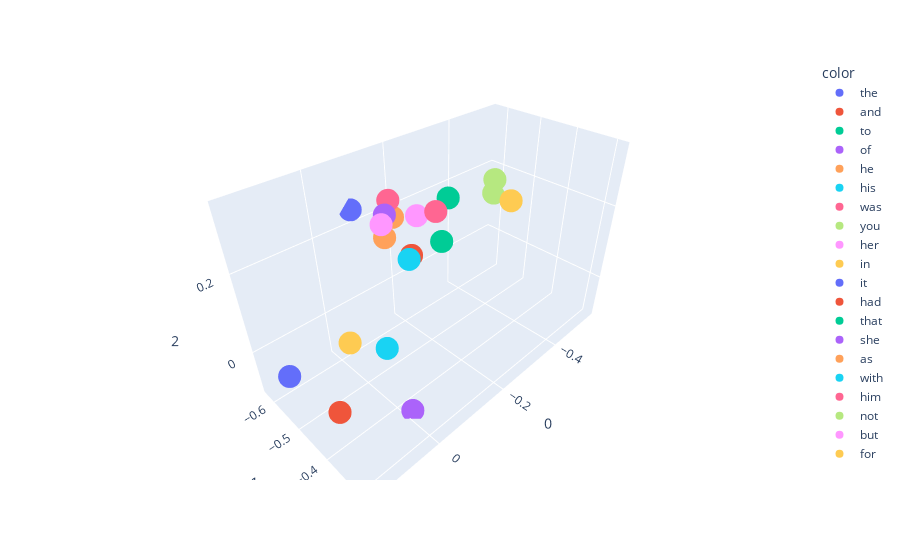

Write notebook code for a chart like this one.
### Code cell
import plotly.express as px
fig = px.scatter_3d(x[:20], x = 0, y = 1, z = 2, color=y[:20])
fig.show()

### Figure 1 — Plotly figure (JSON) as saved in the notebook; plotly's stock layout.template omitted (floating-point values rounded to 4 significant figures)
{"data": [{"hovertemplate": "color=the<br>0=%{x}<br>1=%{y}<br>2=%{z}<extra></extra>", "legendgroup": "the", "marker": {"color": "#636efa", "symbol": "circle"}, "mode": "markers", "name": "the", "scene": "scene", "showlegend": true, "type": "scatter3d", "x": [0.1446], "y": [-0.5704], "z": [-0.04312]}, {"hovertemplate": "color=and<br>0=%{x}<br>1=%{y}<br>2=%{z}<extra></extra>", "legendgroup": "and", "marker": {"color": "#EF553B", "symbol": "circle"}, "mode": "markers", "name": "and", "scene": "scene", "showlegend": true, "type": "scatter3d", "x": [0.157], "y": [-0.3591], "z": [0.03728]}, {"hovertemplate": "color=to<br>0=%{x}<br>1=%{y}<br>2=%{z}<extra></extra>", "legendgroup": "to", "marker": {"color": "#00cc96", "symbol": "circle"}, "mode": "markers", "name": "to", "scene": "scene", "showlegend": true, "type": "scatter3d", "x": [-0.318], "y": [-0.5638], "z": [0.2057]}, {"hovertemplate": "color=of<br>0=%{x}<br>1=%{y}<br>2=%{z}<extra></extra>", "legendgroup": "of", "marker": {"color": "#ab63fa", "symbol": "circle"}, "mode": "markers", "name": "of", "scene": "scene", "showlegend": true, "type": "scatter3d", "x": [-0.01086], "y": [-0.3632], "z": [-0.1062]}, {"hovertemplate": "color=he<br>0=%{x}<br>1=%{y}<br>2=%{z}<extra></extra>", "legendgroup": "he", "marker": {"color": "#FFA15A", "symbol": "circle"}, "mode": "markers", "name": "he", "scene": "scene", "showlegend": true, "type": "scatter3d", "x": [-0.1298], "y": [-0.5383], "z": [0.2392]}, {"hovertemplate": "color=his<br>0=%{x}<br>1=%{y}<br>2=%{z}<extra></extra>", "legendgroup": "his", "marker": {"color": "#19d3f3", "symbol": "circle"}, "mode": "markers", "name": "his", "scene": "scene", "showlegend": true, "type": "scatter3d", "x": [0.03366], "y": [-0.3003], "z": [0.3275]}, {"hovertemplate": "color=was<br>0=%{x}<br>1=%{y}<br>2=%{z}<extra></extra>", "legendgroup": "was", "marker": {"color": "#FF6692", "symbol": "circle"}, "mode": "markers", "name": "was", "scene": "scene", "showlegend": true, "type": "scatter3d", "x": [-0.1238], "y": [-0.4051], "z": [0.3065]}, {"hovertemplate": "color=you<br>0=%{x}<br>1=%{y}<br>2=%{z}<extra></extra>", "legendgroup": "you", "marker": {"color": "#B6E880", "symbol": "circle"}, "mode": "markers", "name": "you", "scene": "scene", "showlegend": true, "type": "scatter3d", "x": [-0.5451], "y": [-0.6119], "z": [0.1206]}, {"hovertemplate": "color=her<br>0=%{x}<br>1=%{y}<br>2=%{z}<extra></extra>", "legendgroup": "her", "marker": {"color": "#FF97FF", "symbol": "circle"}, "mode": "markers", "name": "her", "scene": "scene", "showlegend": true, "type": "scatter3d", "x": [0.008273], "y": [-0.3954], "z": [0.3373]}, {"hovertemplate": "color=in<br>0=%{x}<br>1=%{y}<br>2=%{z}<extra></extra>", "legendgroup": "in", "marker": {"color": "#FECB52", "symbol": "circle"}, "mode": "markers", "name": "in", "scene": "scene", "showlegend": true, "type": "scatter3d", "x": [0.06716], "y": [-0.4429], "z": [0.08562]}, {"hovertemplate": "color=it<br>0=%{x}<br>1=%{y}<br>2=%{z}<extra></extra>", "legendgroup": "it", "marker": {"color": "#636efa", "symbol": "circle"}, "mode": "markers", "name": "it", "scene": "scene", "showlegend": true, "type": "scatter3d", "x": [-0.09148], "y": [-0.6307], "z": [0.2357]}, {"hovertemplate": "color=had<br>0=%{x}<br>1=%{y}<br>2=%{z}<extra></extra>", "legendgroup": "had", "marker": {"color": "#EF553B", "symbol": "circle"}, "mode": "markers", "name": "had", "scene": "scene", "showlegend": true, "type": "scatter3d", "x": [-0.1411], "y": [-0.4972], "z": [0.1601]}, {"hovertemplate": "color=that<br>0=%{x}<br>1=%{y}<br>2=%{z}<extra></extra>", "legendgroup": "that", "marker": {"color": "#00cc96", "symbol": "circle"}, "mode": "markers", "name": "that", "scene": "scene", "showlegend": true, "type": "scatter3d", "x": [-0.3254], "y": [-0.5929], "z": [0.07069]}, {"hovertemplate": "color=she<br>0=%{x}<br>1=%{y}<br>2=%{z}<extra></extra>", "legendgroup": "she", "marker": {"color": "#ab63fa", "symbol": "circle"}, "mode": "markers", "name": "she", "scene": "scene", "showlegend": true, "type": "scatter3d", "x": [-0.09175], "y": [-0.5152], "z": [0.2687]}, {"hovertemplate": "color=as<br>0=%{x}<br>1=%{y}<br>2=%{z}<extra></extra>", "legendgroup": "as", "marker": {"color": "#FFA15A", "symbol": "circle"}, "mode": "markers", "name": "as", "scene": "scene", "showlegend": true, "type": "scatter3d", "x": [-0.05419], "y": [-0.4709], "z": [0.2528]}, {"hovertemplate": "color=with<br>0=%{x}<br>1=%{y}<br>2=%{z}<extra></extra>", "legendgroup": "with", "marker": {"color": "#19d3f3", "symbol": "circle"}, "mode": "markers", "name": "with", "scene": "scene", "showlegend": true, "type": "scatter3d", "x": [0.09998], "y": [-0.2836], "z": [0.2029]}, {"hovertemplate": "color=him<br>0=%{x}<br>1=%{y}<br>2=%{z}<extra></extra>", "legendgroup": "him", "marker": {"color": "#FF6692", "symbol": "circle"}, "mode": "markers", "name": "him", "scene": "scene", "showlegend": true, "type": "scatter3d", "x": [-0.1211], "y": [-0.5388], "z": [0.281]}, {"hovertemplate": "color=not<br>0=%{x}<br>1=%{y}<br>2=%{z}<extra></extra>", "legendgroup": "not", "marker": {"color": "#B6E880", "symbol": "circle"}, "mode": "markers", "name": "not", "scene": "scene", "showlegend": true, "type": "scatter3d", "x": [-0.4718], "y": [-0.5523], "z": [0.2049]}, {"hovertemplate": "color=but<br>0=%{x}<br>1=%{y}<br>2=%{z}<extra></extra>", "legendgroup": "but", "marker": {"color": "#FF97FF", "symbol": "circle"}, "mode": "markers", "name": "but", "scene": "scene", "showlegend": true, "type": "scatter3d", "x": [-0.2493], "y": [-0.5989], "z": [0.1721]}, {"hovertemplate": "color=for<br>0=%{x}<br>1=%{y}<br>2=%{z}<extra></extra>", "legendgroup": "for", "marker": {"color": "#FECB52", "symbol": "circle"}, "mode": "markers", "name": "for", "scene": "scene", "showlegend": true, "type": "scatter3d", "x": [-0.4651], "y": [-0.4922], "z": [0.1707]}], "layout": {"legend": {"title": {"text": "color"}, "tracegroupgap": 0}, "margin": {"t": 60}, "scene": {"domain": {"x": [0, 1], "y": [0, 1]}, "xaxis": {"title": {"text": "0"}}, "yaxis": {"title": {"text": "1"}}, "zaxis": {"title": {"text": "2"}}}}}
